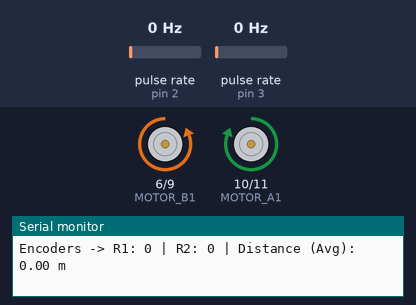
This sketch was run on a simulated Arduino Uno, built with avr-gcc and run on an emulated ATmega328P. Parts: motor-driver pin pairs drawn as motors (green arrow = first pin HIGH = forward, orange = second pin HIGH = backward, longer = more drive), the last lines printed to the serial monitor. Wiring (inferred from the names in the program): 2 × pulse sensor: data pin 2 / data pin 3. The test bench sets the inputs (shaded band); at power-on: pulse rate (sensors on pin 2, pin 3) 0 Hz.

Above: at 1.2 s.
1.3 s: pulse rate (sensor on pin 2) set to 66 Hz
4.3 s: pulse rate (sensor on pin 2) set to 70 Hz
At 6.1 s:
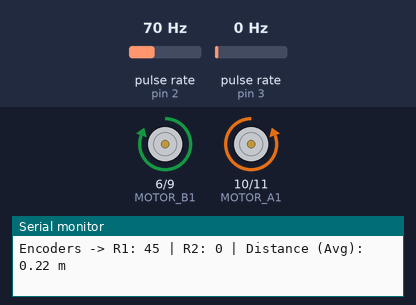
At 8.7 s:
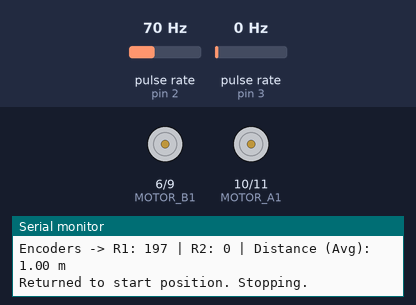
Timing chart, 0 to 10.2 s (numbered marks = the images above; inputs shaded):
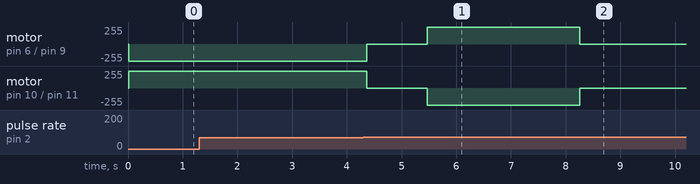

The sketch:

forward-backward-calculations.ino
```cpp
// Pin Definitions
const int MOTOR_A1 = 10; // Left Forwards
const int MOTOR_A2 = 11; // Left Backwards
const int MOTOR_B1 = 6;  // Right Backwards
const int MOTOR_B2 = 9;  // Right Forwards

const int ENCODER_R1 = 2; // Left Wheel Sensor
const int ENCODER_R2 = 3; // Right Wheel Sensor

volatile int pulseCountR1 = 0;
volatile int pulseCountR2 = 0;

// Wheel & Encoder Properties
const float WHEEL_DIAMETER = 0.065; // Example: 65mm = 0.065m
const int PPR = 20; // Pulses per revolution (example value)
const float WHEEL_CIRCUMFERENCE = WHEEL_DIAMETER * 3.14159; // Circumference in meters

const float TARGET_DISTANCE = 1.0; // 1 meter
bool movingForward = true; // Tracks movement direction
bool waiting = false;      // Tracks if the robot is pausing
unsigned long waitStartTime = 0; // Stores when waiting started

void countPulseR1() {
    pulseCountR1++;
}

void countPulseR2() {
    pulseCountR2++;
}

void setup() {
    Serial.begin(9600);

    // Motor Pins as Outputs
    pinMode(MOTOR_A1, OUTPUT);
    pinMode(MOTOR_A2, OUTPUT);
    pinMode(MOTOR_B1, OUTPUT);
    pinMode(MOTOR_B2, OUTPUT);

    // Encoder Inputs
    pinMode(ENCODER_R1, INPUT);
    pinMode(ENCODER_R2, INPUT);

    attachInterrupt(digitalPinToInterrupt(ENCODER_R1), countPulseR1, RISING);
    attachInterrupt(digitalPinToInterrupt(ENCODER_R2), countPulseR2, RISING);

    Serial.println("Starting movement...");
}

void loop() {
    // Calculate traveled distance for both wheels
    float traveledDistanceR1 = (pulseCountR1 / (float)PPR) * WHEEL_CIRCUMFERENCE;
    float traveledDistanceR2 = (pulseCountR2 / (float)PPR) * WHEEL_CIRCUMFERENCE;
    float traveledDistance = (traveledDistanceR1 + traveledDistanceR2) / 2.0;

    // Debug: Print encoder readings
    Serial.print("Encoders -> R1: ");
    Serial.print(pulseCountR1);
    Serial.print(" | R2: ");
    Serial.print(pulseCountR2);
    Serial.print(" | Distance (Avg): ");
    Serial.print(traveledDistance);
    Serial.println(" m");

    if (waiting) {
        // If waiting time is over, start moving backward
        if (millis() - waitStartTime >= 1000) { // Wait for 1 second using millis()
            waiting = false;
            movingForward = false;
            pulseCountR1 = 0;
            pulseCountR2 = 0;
            Serial.println("Reversing...");
        }
        return; // Do nothing while waiting
    }

    if (movingForward) {
        if (traveledDistance < TARGET_DISTANCE) {
            moveForward();
        } else {
            stopMotors();
            Serial.println("Reached 1 meter. Stopping.");

            // Start waiting before reversing
            waiting = true;
            waitStartTime = millis(); // Record when waiting starts
        }
    } else {
        if (traveledDistance < TARGET_DISTANCE) {
            moveBackward();
        } else {
            stopMotors();
            Serial.println("Returned to start position. Stopping.");
            while (true); // Stop forever
        }
    }
}

// Function to move forward (Using same logic as your working test)
void moveForward() {
    analogWrite(MOTOR_A2, 0);
    analogWrite(MOTOR_B1, 0);
    analogWrite(MOTOR_A1, 255);
    analogWrite(MOTOR_B2, 255);
}

// Function to move backward (Using same logic as your working test)
void moveBackward() {
    analogWrite(MOTOR_A1, 0);
    analogWrite(MOTOR_B2, 0);
    analogWrite(MOTOR_A2, 255);
    analogWrite(MOTOR_B1, 255);
}

// Function to stop motors smoothly
void stopMotors() {
    analogWrite(MOTOR_A1, 0);
    analogWrite(MOTOR_A2, 0);
    analogWrite(MOTOR_B1, 0);
    analogWrite(MOTOR_B2, 0);
}
```

Measured:
- the behaviour switches between 67 and 68 Hz on pulse rate (sensor on pin 2) (found by bisection; images 0 and 1)
